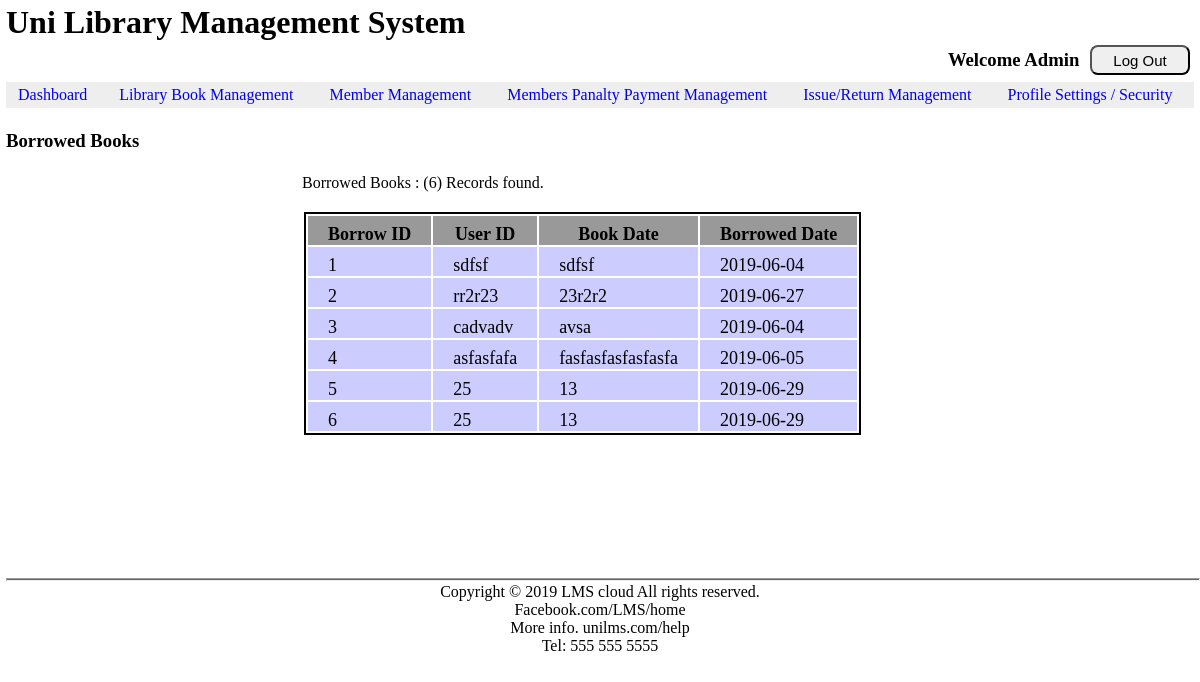
Screenshot of /view/issueReturn/borrowed_books.php with the database file from the repository.
### tables this page shows
CREATE TABLE `tb_borrow_books` (
  `borrow_books_id` int(11) NOT NULL,
  `borrow_books_user_id` varchar(100) NOT NULL,
  `borrow_books_book_id` varchar(100) NOT NULL,
  `borrow_books_date` date NOT NULL,
  `borrow_books_issued` tinyint(1) NOT NULL
);

### view/issueReturn/borrowed_books.php (the view, shortened to what this page needs)
<?php include('../../controller/admin/header.php'); ?>
<br>
<h3>Borrowed Books</h3><br>
<form>
<?php
$Connection = setConnection();
$myBoCommand = "SELECT * FROM `tb_borrow_books` WHERE `borrow_books_issued`='0'";
$BoResult=mysqli_query($Connection, $myBoCommand);
echo "Borrowed Books : (". mysqli_num_rows($BoResult). ") Records found. <br><br>";
$table='<table>';
$table.='<tr><th>Borrow ID</th><th>User ID</th><th>Book Date</th><th>Borrowed Date</th>';
while ($record = mysqli_fetch_assoc($BoResult))
{
	$Id=$record['borrow_books_id'];
	$UserId=$record['borrow_books_user_id'];
	$BookId=$record['borrow_books_book_id'];
	$Date=$record['borrow_books_date'];
	$table.='<tr>';
	$table.='<td>'.$Id.'</td>';
	$table.='<td>'.$UserId.'</td>';
	$table.='<td>'.$BookId.'</td>';
	$table.='<td>'.$Date.'</td>';
	$table.='</tr>';
}
$table.='</table>';
echo $table;
?>
</form>
<br><br><br><br><br><br><br>
<?php include('../../controller/admin/footer.php'); ?>

### assets/css/main.css (style rules this page uses)
* { margin: 2px; padding: 0; }

### assets/css/form.css (style rules this page uses)
form { margin-left: 25%; }

### view/issueReturn/borrowed_books.php (style rules this page uses)
table { border:2px solid black; font-size: 18px; }
th { background-color: #999999; padding-top: 8px; padding-left: 20px; padding-right: 20px; }
td { background-color: #ccccff; padding-top: 8px; padding-left: 20px; padding-right: 20px; }

### rows the page displays
tb_borrow_books: borrow_books_id "1", borrow_books_user "sdfsf", borrow_books_book "sdfsf", borrow_books_date "2019-06-04"
tb_borrow_books: borrow_books_id "2", borrow_books_user "rr2r23", borrow_books_book "23r2r2", borrow_books_date "2019-06-27"
tb_borrow_books: borrow_books_id "3", borrow_books_user "cadvadv", borrow_books_book "avsa", borrow_books_date "2019-06-04"
tb_borrow_books: borrow_books_id "4", borrow_books_user "asfasfafa", borrow_books_book "fasfasfasfasfasfa", borrow_books_date "2019-06-05"
tb_borrow_books: borrow_books_id "5", borrow_books_user "25", borrow_books_book "13", borrow_books_date "2019-06-29"
tb_borrow_books: borrow_books_id "6", borrow_books_user "25", borrow_books_book "13", borrow_books_date "2019-06-29"

### other values shown
mysqli_num_rows($BoResult) "6"
